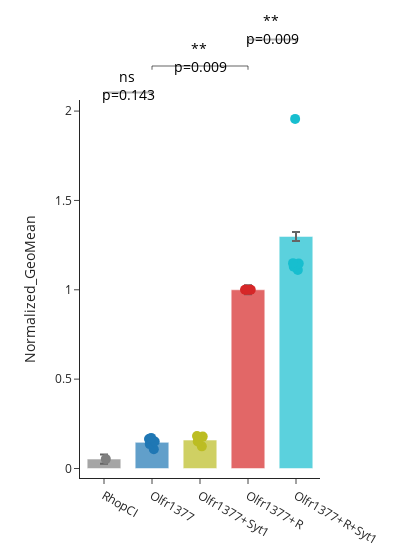

Notebook source saved alongside this figure:
### Code cell
samples_to_plot = ['RhopCI', 'Olfr1377', 'Olfr1377+Syt1', 'Olfr1377+R', 'Olfr1377+R+Syt1']
# plot_by = 'Normalized_Median'
# plot_by = 'Median'
plot_by = 'Normalized_GeoMean'
# plot_by = 'GeoMean'

# Filtering data for samples to plot
plot_df = pd.DataFrame()
for _sample in samples_to_plot: 
   plot_df = pd.concat([plot_df, data[data.Sample_name == _sample]])
# plot_df = plot_df[plot_df.Count >= 9500]
# plot_df = plot_df[(plot_df.OR == 500) | (plot_df.Sample_name == 'RhopCI')]


# plot_df = flow_utils.filter_expdate_by_samples(plot_df, ['Olfr1377+RGC'])
exp_to_keep = plot_df[(plot_df.Sample_name.str.contains('Syt1')) | (plot_df.Sample_name.str.contains('Syt5'))].exp_date
plot_df = plot_df[plot_df.exp_date.isin(exp_to_keep)]


# Normalizing GeoMean 
if 'Normalized' in plot_by: 
   plot_df = flow_utils.normalize_metric(plot_df, normalize_by='Olfr1377+R', normalize_metric=plot_by.split('_')[1], groupby_cols = ['exp_date', 'OR'])


custom_color = ['#7f7f7f', '#1f77b4', '#bcbd22' , '#d62728', '#17becf']
cmap = plot_utils.distinct_colors(samples_to_plot, custom_color=custom_color)

fig = go.Figure()
for _sample in plot_df.Sample_name.unique(): 
   # Jitter scatter points
   subset = plot_df[plot_df['Sample_name'] == _sample]
   fig.add_trace(go.Box(x=subset['Sample_name'],
                        y = subset[plot_by], 
                        text = subset['exp_date'], 
                        name = _sample, 
                        # opacity = 0.3, 
                        marker_size = 10,
                        pointpos=0, 
                        boxpoints='all', 
                        boxmean=True,
                        marker = dict(color = cmap[_sample]),
                        line = dict(color = 'rgba(0,0,0,0)'),
                        fillcolor = 'rgba(0,0,0,0)', 
                        showlegend=False
                        ))
   # Bar plot
   subset = plot_df[plot_df['Sample_name'] == _sample]
   fig.add_trace(go.Bar(x = [_sample], 
                        y = [subset[plot_by].mean()], 
                        error_y = dict(array=(plot_df.groupby('Sample_name')[plot_by].std())), 
                        marker_color = cmap[_sample],
                        # marker_line = dict(width = 3, color = 'black'),
                        opacity = 0.7, 
                        showlegend=False, 
                        width=0.7
                        ))
   
# Add p-value
# fig = plot_utils.add_p_value_annotation(fig, [[0,1],[1,3], [3,4], [4,5],[5,6]], 
#                                         test_type = 'ranksums', 
#                                         select_datatype='box')   
fig = plot_utils.add_p_value_annotation(fig, [[0,1],[1,3], [3,4]], 
                                        test_type = 'ranksums', 
                                        select_datatype='box')   
  
   
fig.update_layout(template='simple_white', 
                  width=400,
                  yaxis_title = plot_by)
fig.show()

fig.write_html('../output/Chaperone_flow_image/Syt/bar_Olfr1377_Syt1.html')

### Figure 1 — Plotly figure (JSON) as saved in the notebook; plotly's stock layout.template omitted (floating-point values rounded to 4 significant figures)
{"data": [{"boxmean": true, "boxpoints": "all", "fillcolor": "rgba(0,0,0,0)", "line": {"color": "rgba(0,0,0,0)"}, "marker": {"color": "#7f7f7f", "size": 10}, "name": "RhopCI", "pointpos": 0, "showlegend": false, "text": ["11082023_Lu", "06032023_Lu", "02062023_Lu", "06212023_Lu", "06172023_Lu"], "type": "box", "x": ["RhopCI", "RhopCI", "RhopCI", "RhopCI", "RhopCI"], "y": [null, null, 0.05257, null, null]}, {"error_y": {"array": [0.02533, 0, 0.3681, 0.02693, null]}, "marker": {"color": "#7f7f7f"}, "opacity": 0.7, "showlegend": false, "type": "bar", "width": 0.7, "x": ["RhopCI"], "y": [0.05257]}, {"boxmean": true, "boxpoints": "all", "fillcolor": "rgba(0,0,0,0)", "line": {"color": "rgba(0,0,0,0)"}, "marker": {"color": "#1f77b4", "size": 10}, "name": "Olfr1377", "pointpos": 0, "showlegend": false, "text": ["11082023_Lu", "06032023_Lu", "02062023_Lu", "06212023_Lu", "06172023_Lu"], "type": "box", "x": ["Olfr1377", "Olfr1377", "Olfr1377", "Olfr1377", "Olfr1377"], "y": [0.1713, 0.1648, 0.1077, 0.1506, 0.1366]}, {"error_y": {"array": [0.02533, 0, 0.3681, 0.02693, null]}, "marker": {"color": "#1f77b4"}, "opacity": 0.7, "showlegend": false, "type": "bar", "width": 0.7, "x": ["Olfr1377"], "y": [0.1462]}, {"boxmean": true, "boxpoints": "all", "fillcolor": "rgba(0,0,0,0)", "line": {"color": "rgba(0,0,0,0)"}, "marker": {"color": "#bcbd22", "size": 10}, "name": "Olfr1377+Syt1", "pointpos": 0, "showlegend": false, "text": ["06032023_Lu", "02062023_Lu", "06212023_Lu", "06172023_Lu"], "type": "box", "x": ["Olfr1377+Syt1", "Olfr1377+Syt1", "Olfr1377+Syt1", "Olfr1377+Syt1"], "y": [0.1818, 0.124, 0.1516, 0.1784]}, {"error_y": {"array": [0.02533, 0, 0.3681, 0.02693, null]}, "marker": {"color": "#bcbd22"}, "opacity": 0.7, "showlegend": false, "type": "bar", "width": 0.7, "x": ["Olfr1377+Syt1"], "y": [0.1589]}, {"boxmean": true, "boxpoints": "all", "fillcolor": "rgba(0,0,0,0)", "line": {"color": "rgba(0,0,0,0)"}, "marker": {"color": "#d62728", "size": 10}, "name": "Olfr1377+R", "pointpos": 0, "showlegend": false, "text": ["11082023_Lu", "06032023_Lu", "02062023_Lu", "06212023_Lu", "06172023_Lu"], "type": "box", "x": ["Olfr1377+R", "Olfr1377+R", "Olfr1377+R", "Olfr1377+R", "Olfr1377+R"], "y": [1, 1, 1, 1, 1]}, {"error_y": {"array": [0.02533, 0, 0.3681, 0.02693, null]}, "marker": {"color": "#d62728"}, "opacity": 0.7, "showlegend": false, "type": "bar", "width": 0.7, "x": ["Olfr1377+R"], "y": [1]}, {"boxmean": true, "boxpoints": "all", "fillcolor": "rgba(0,0,0,0)", "line": {"color": "rgba(0,0,0,0)"}, "marker": {"color": "#17becf", "size": 10}, "name": "Olfr1377+R+Syt1", "pointpos": 0, "showlegend": false, "text": ["11082023_Lu", "06032023_Lu", "02062023_Lu", "06212023_Lu", "06172023_Lu"], "type": "box", "x": ["Olfr1377+R+Syt1", "Olfr1377+R+Syt1", "Olfr1377+R+Syt1", "Olfr1377+R+Syt1", "Olfr1377+R+Syt1"], "y": [1.956, 1.147, 1.149, 1.129, 1.111]}, {"error_y": {"array": [0.02533, 0, 0.3681, 0.02693, null]}, "marker": {"color": "#17becf"}, "opacity": 0.7, "showlegend": false, "type": "bar", "width": 0.7, "x": ["Olfr1377+R+Syt1"], "y": [1.298]}], "layout": {"annotations": [{"font": {"color": "black", "size": 14}, "showarrow": false, "text": "ns <br>p=0.143", "textangle": 0, "x": 0.5, "xref": "x", "y": 1.091, "yref": "y domain"}, {"font": {"color": "black", "size": 14}, "showarrow": false, "text": "** <br>p=0.009", "textangle": 0, "x": 2, "xref": "x", "y": 1.166, "yref": "y domain"}, {"font": {"color": "black", "size": 14}, "showarrow": false, "text": "** <br>p=0.009", "textangle": 0, "x": 3.5, "xref": "x", "y": 1.241, "yref": "y domain"}], "shapes": [{"line": {"color": "black", "width": 2}, "type": "line", "x0": 0, "x1": 0, "xref": "x", "y0": 1.01, "y1": 1.02, "yref": "y domain"}, {"line": {"color": "black", "width": 2}, "type": "line", "x0": 0, "x1": 1, "xref": "x", "y0": 1.02, "y1": 1.02, "yref": "y domain"}, {"line": {"color": "black", "width": 2}, "type": "line", "x0": 1, "x1": 1, "xref": "x", "y0": 1.01, "y1": 1.02, "yref": "y domain"}, {"line": {"color": "black", "width": 2}, "type": "line", "x0": 1, "x1": 1, "xref": "x", "y0": 1.08, "y1": 1.09, "yref": "y domain"}, {"line": {"color": "black", "width": 2}, "type": "line", "x0": 1, "x1": 3, "xref": "x", "y0": 1.09, "y1": 1.09, "yref": "y domain"}, {"line": {"color": "black", "width": 2}, "type": "line", "x0": 3, "x1": 3, "xref": "x", "y0": 1.08, "y1": 1.09, "yref": "y domain"}, {"line": {"color": "black", "width": 2}, "type": "line", "x0": 3, "x1": 3, "xref": "x", "y0": 1.15, "y1": 1.16, "yref": "y domain"}, {"line": {"color": "black", "width": 2}, "type": "line", "x0": 3, "x1": 4, "xref": "x", "y0": 1.16, "y1": 1.16, "yref": "y domain"}, {"line": {"color": "black", "width": 2}, "type": "line", "x0": 4, "x1": 4, "xref": "x", "y0": 1.15, "y1": 1.16, "yref": "y domain"}], "width": 400, "yaxis": {"title": {"text": "Normalized_GeoMean"}}}}
